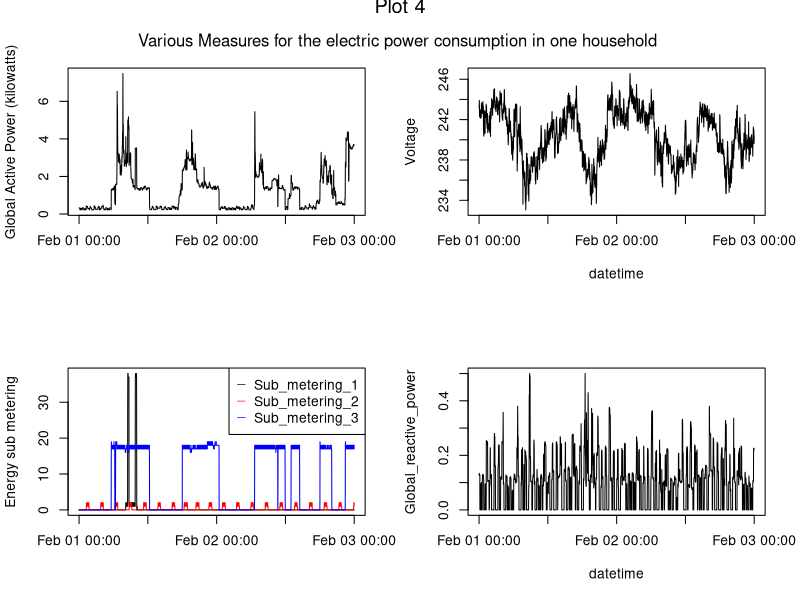

Generate this figure with R:
#This script generates 4 line graphs analizing different values measured 
#for the electric power consumption in one household during February 
#1st and February 2nd, 2007.

#Reading the data (extracted from the household_power_consumption.txt)
consumption <- read.table(file="touse.txt",header = TRUE, "sep"=";",as.is = TRUE)
consumption$FullDate <- strptime(paste(consumption$Date,consumption$Time), 
                                 format="%d/%m/%Y %H:%M:%S")

#Creating the 4 graphs
#Parameters

par(mfrow=c(2,2))


#First Plot (1,1)
with(consumption,plot(FullDate,Global_active_power,type="l", main = "",
                      ylab="Global Active Power (kilowatts)",xlab=""))

#Second Plot 
with(consumption,plot(FullDate,Voltage,type="l", 
                      ylab="Voltage",xlab="datetime"))

#Third Plot
with(consumption,plot(FullDate, Sub_metering_1,type = "n",
                      main = "",
                      xlab="", ylab = "Energy sub metering"))
with(consumption,points(FullDate, consumption$Sub_metering_1, col="black",
                        type="l"))
with(consumption,points(FullDate, consumption$Sub_metering_2, col="red",
                        type="l"))
with(consumption,points(FullDate, consumption$Sub_metering_3, col="blue",
                        type="l"))
legend("topright",pch="_", col = c("black","red","blue"), 
       legend=c("Sub_metering_1","Sub_metering_2", "Sub_metering_3"))

#Fourth Plot
with(consumption,plot(FullDate,Global_reactive_power,type="l", 
                      xlab="datetime"))

#Adding a Header and the Plot Name
mtext("Plot 4",outer = TRUE, line = -1, cex=1.2)
mtext("Various Measures for the electric power consumption in one household ",
      outer = TRUE, line = -3, cex=1)


#Creating the png file
if(!file.exists("plots")) {dir.create("plots")}
dev.copy(png, file = "./plots/plot4.png",width = 480, height = 480)
dev.off()

#Making mfrow of 1 column and 1 row
(par(mfrow=c(1,1)))

